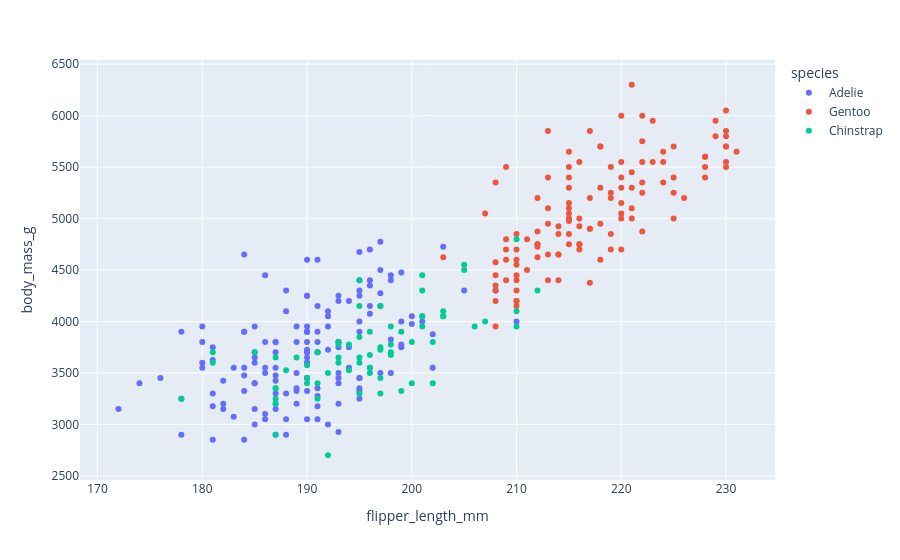

Source (notebook cell):
### Code cell
fig = px.scatter(df, x="flipper_length_mm", y="body_mass_g", color="species",
                 hover_data=["bill_length_mm",
                             "bill_depth_mm",
                             "sex"])
fig.show()
